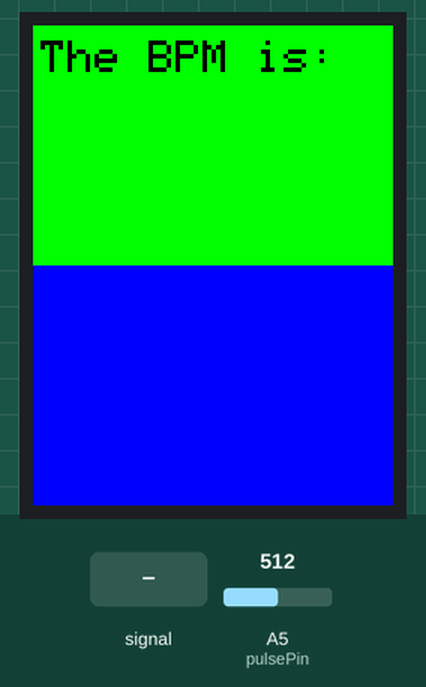
Bench run of a sketch on a simulated Arduino Uno, built with avr-gcc and run on an emulated ATmega328P. Shown: 240×320 colour display. The inputs (shaded band) are chosen by the test bench; at power-on: A5 (pulsePin) = 512. What the sketch prints to the serial monitor is not drawn.

Above: at 1.4 s.
1.5 s: A5 (pulsePin) fed a 200 Hz sine of ±81 counts around its level
At 2.8 s:
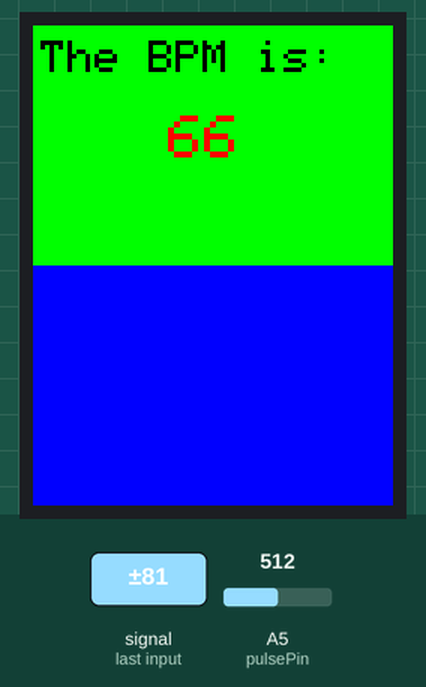
4.4 s: A5 (pulsePin) fed a 2 Hz sine of ±306 counts around its level
At 5.27 s:
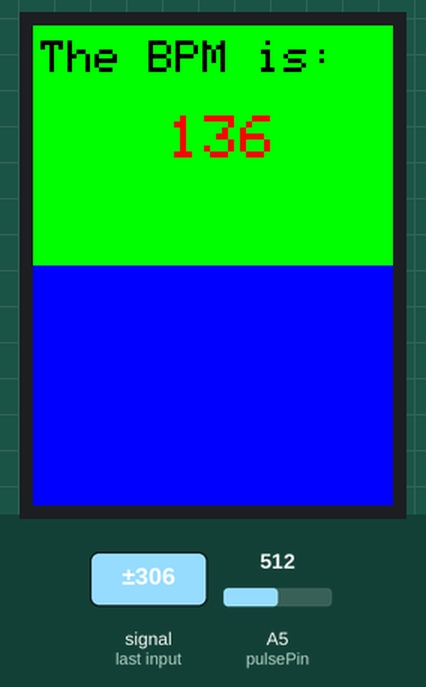
7.0 s: A5 (pulsePin) set to 900
At 10.9 s:
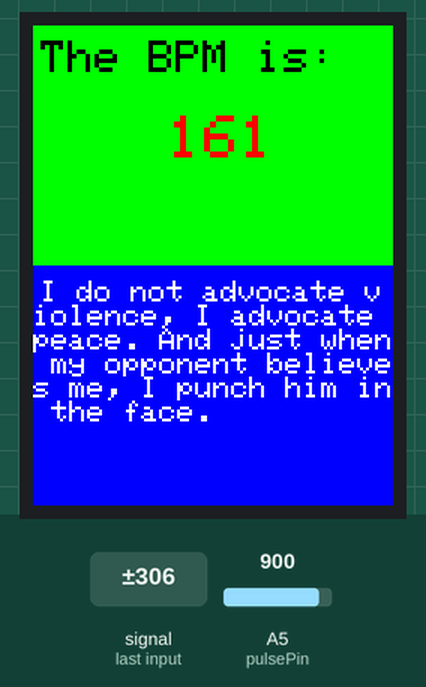
Timing chart, 0 to 12.4 s (numbered marks = the images above; inputs shaded):
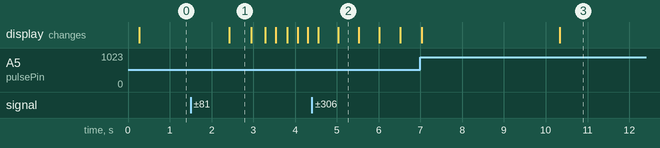

The sketch:

Pulse_sensor_with_TFT.ino
```cpp
#define LCD_CS A3 // Chip Select goes to Analog 3
#define LCD_CD A2 // Command/Data goes to Analog 2
#define LCD_WR A1 // LCD Write goes to Analog 1
#define LCD_RD A0 // LCD Read goes to Analog 0
#define LCD_RESET A4 // Can alternately just connect to Arduino's reset pin

#include <SPI.h>          // f.k. for Arduino-1.5.2
#include "Adafruit_GFX.h"// Hardware-specific library
#include <MCUFRIEND_kbv.h>
MCUFRIEND_kbv tft;
//#include <Adafruit_TFTLCD.h>
//Adafruit_TFTLCD tft(LCD_CS, LCD_CD, LCD_WR, LCD_RD, LCD_RESET);

// Assign human-readable names to some common 16-bit color values:
#define  BLACK   0x0000
#define BLUE    0x001F
#define RED     0xF800
#define GREEN   0x07E0
#define CYAN    0x07FF
#define MAGENTA 0xF81F
#define YELLOW  0xFFE0
#define WHITE   0xFFFF

#ifndef min
#define min(a, b) (((a) < (b)) ? (a) : (b))
#endif

//  Variables
int pulsePin = A5;                 // Pulse Sensor purple wire connected to analog pin 0


// Volatile Variables, used in the interrupt service routine!
volatile int BPM;                   // int that holds raw Analog in 0. updated every 2mS
volatile int Signal;                // holds the incoming raw data
volatile int IBI = 600;             // int that holds the time interval between beats! Must be seeded!
volatile boolean Pulse = false;     // "True" when User's live heartbeat is detected. "False" when not a "live beat".
volatile boolean QS = false;        // becomes true when Arduoino finds a beat.

// Regards Serial OutPut  -- Set This Up to your needs
static boolean serialVisual = true;   // Set to 'false' by Default.  Re-set to 'true' to see Arduino Serial Monitor ASCII Visual Pulse

volatile int rate[10];                      // array to hold last ten IBI values
volatile unsigned long sampleCounter = 0;          // used to determine pulse timing
volatile unsigned long lastBeatTime = 0;           // used to find IBI
volatile int P = 512;                      // used to find peak in pulse wave, seeded
volatile int T = 512;                     // used to find trough in pulse wave, seeded
volatile int thresh = 525;                // used to find instant moment of heart beat, seeded
volatile int amp = 100;                   // used to hold amplitude of pulse waveform, seeded
volatile boolean firstBeat = true;        // used to seed rate array so we startup with reasonable BPM
volatile boolean secondBeat = false;      // used to seed rate array so we startup with reasonable BPM

//Motivation
const char string_0[] PROGMEM = "I do not advocate violence, I advocate peace. And just when my opponent believes me, I punch him in the face.";   // "String 0" etc are strings to store - change to suit.
const char string_1[] PROGMEM = "If plan A doesn't  work, the alphabet has 25 more letters - 204 if you're in Japan.";
const char string_2[] PROGMEM = "Just remember if we get caught, you're deaf and I don't speak English";
const char string_3[] PROGMEM = "Worrying is literally betting against yourself";
const char string_4[] PROGMEM = "Nothing can dim the light which shines from within";
const char string_5[] PROGMEM = "Cheese - Milk's leap towards immortality";
const char string_6[] PROGMEM = "Sometimes, we survive by forgetting";
const char string_7[] PROGMEM = "Am I the only one who calculates how much sleep I can get before going to bed";
const char string_8[] PROGMEM = "That moment when you miss one step on the stairs, and you think you're about to die";
const char string_9[] PROGMEM = "Whatever you do make sure you do it for you";
// Then set up a table to refer to your strings.

const char* const string_table[] PROGMEM = {string_0, string_1, string_2, string_3, string_4, string_5, string_6, string_7, string_8, string_9};

char buffer[150];    // make sure this is large enough for the largest string it must hold
int i = 0;
unsigned long previousMillis;
unsigned long currentMillis;


void setup()
{
  Serial.begin(115200);             // we agree to talk fast!
  interruptSetup();                 // sets up to read Pulse Sensor signal every 2mS
  // IF YOU ARE POWERING The Pulse Sensor AT VOLTAGE LESS THAN THE BOARD VOLTAGE,
  // UN-COMMENT THE NEXT LINE AND APPLY THAT VOLTAGE TO THE A-REF PIN
  //   analogReference(EXTERNAL);
  uint32_t when = millis();
  //    while (!Serial) ;   //hangs a Leonardo until you connect a Serial
  if (!Serial) delay(5000);           //allow some time for Leonardo
  Serial.println("Serial took " + String((millis() - when)) + "ms to start");
  //    tft.reset();                 //hardware reset
  uint16_t ID = tft.readID(); //
  Serial.print("ID = 0x");
  Serial.println(ID, HEX);
  if (ID == 0xD3D3) ID = 0x9481; // write-only shield
  //    ID = 0x9329;                             // force ID
  tft.begin(ID);
  tft.fillScreen(GREEN);
  tft.fillRect(0, 160, 240, 160, BLUE); //Clear lower half of screen
  tft.setCursor(5, 10);
  tft.setTextColor(BLACK);    tft.setTextSize(3);
  tft.print("The BPM is: ");
  previousMillis = millis();
}


//  Where the Magic Happens
void loop()
{
  serialOutput();

  if (QS == true) // A Heartbeat Was Found
  {
    // BPM and IBI have been Determined
    // Quantified Self "QS" true when arduino finds a heartbeat
    //fadeRate = 255; // Makes the LED Fade Effect Happen, Set 'fadeRate' Variable to 255 to fade LED with pulse
    serialOutputWhenBeatHappens(); // A Beat Happened, Output that to serial.
    QS = false; // reset the Quantified Self flag for next time
  }

  //ledFadeToBeat(); // Makes the LED Fade Effect Happen
  delay(20); //  take a break
  currentMillis = millis();
  if (currentMillis - previousMillis > 10000) {
    strcpy_P(buffer, (char*)pgm_read_word(&(string_table[i])));
    tft.setTextSize(2);
    tft.setTextColor(WHITE);
    tft.fillRect(0, 160, 240, 160, BLUE); //Clear lower half of screen
    tft.setCursor(5, 170); //Set cursor to start of lower half
    tft.println(buffer); //Some motivational shit here
    previousMillis = currentMillis;
    i=i+1;
    if (i == 10) {
      i = 0;
    }
    Serial.println(i);
    delay(1000);
  }

}


void interruptSetup()
{
  // Initializes Timer2 to throw an interrupt every 2mS.
  TCCR2A = 0x02;     // DISABLE PWM ON DIGITAL PINS 3 AND 11, AND GO INTO CTC MODE
  TCCR2B = 0x06;     // DON'T FORCE COMPARE, 256 PRESCALER
  OCR2A = 0X7C;      // SET THE TOP OF THE COUNT TO 124 FOR 500Hz SAMPLE RATE
  TIMSK2 = 0x02;     // ENABLE INTERRUPT ON MATCH BETWEEN TIMER2 AND OCR2A
  sei();             // MAKE SURE GLOBAL INTERRUPTS ARE ENABLED
}

void serialOutput()
{ // Decide How To Output Serial.
  if (serialVisual == true)
  {
    arduinoSerialMonitorVisual('-', Signal);   // goes to function that makes Serial Monitor Visualizer
  }
  else
  {
    sendDataToSerial('S', Signal);     // goes to sendDataToSerial function
  }
}

void serialOutputWhenBeatHappens()
{
  if (serialVisual == true) //  Code to Make the Serial Monitor Visualizer Work
  {
    Serial.print("*** Heart-Beat Happened *** ");  //ASCII Art Madness
    Serial.print("BPM: ");
    Serial.println(BPM);
    //tft.fillScreen(BLACK);

    tft.fillRect(90, 60, 80, 80, GREEN);
    tft.setCursor(90, 60);
    tft.setTextSize(4);
    tft.setTextColor(RED);
    //tft.print("the BPM is: ");
    tft.println(BPM);


  }
  else
  {
    sendDataToSerial('B', BPM);  // send heart rate with a 'B' prefix
    sendDataToSerial('Q', IBI);  // send time between beats with a 'Q' prefix
  }
}

void arduinoSerialMonitorVisual(char symbol, int data )
{
  const int sensorMin = 0;      // sensor minimum, discovered through experiment
  const int sensorMax = 1024;    // sensor maximum, discovered through experiment
  int sensorReading = data; // map the sensor range to a range of 12 options:
  int range = map(sensorReading, sensorMin, sensorMax, 0, 11);
  // do something different depending on the
  // range value:
  switch (range)
  {
    case 0:
      Serial.println("");     /////ASCII Art Madness
      break;
    case 1:
      Serial.println("---");
      break;
    case 2:
      Serial.println("------");
      break;
    case 3:
      Serial.println("---------");
      break;
    case 4:
      Serial.println("------------");
      break;
    case 5:
      Serial.println("--------------|-");
      break;
    case 6:
      Serial.println("--------------|---");
      break;
    case 7:
      Serial.println("--------------|-------");
      break;
    case 8:
      Serial.println("--------------|----------");
      break;
    case 9:
      Serial.println("--------------|----------------");
      break;
    case 10:
      Serial.println("--------------|-------------------");
      break;
    case 11:
      Serial.println("--------------|-----------------------");
      break;
  }
}


void sendDataToSerial(char symbol, int data )
{
  Serial.print(symbol);
  Serial.println(data);
}

ISR(TIMER2_COMPA_vect) //triggered when Timer2 counts to 124
{
  cli();                                      // disable interrupts while we do this
  Signal = analogRead(pulsePin);              // read the Pulse Sensor
  sampleCounter += 2;                         // keep track of the time in mS with this variable
  int N = sampleCounter - lastBeatTime;       // monitor the time since the last beat to avoid noise
  //  find the peak and trough of the pulse wave
  if (Signal < thresh && N > (IBI / 5) * 3) // avoid dichrotic noise by waiting 3/5 of last IBI
  {
    if (Signal < T) // T is the trough
    {
      T = Signal; // keep track of lowest point in pulse wave
    }
  }

  if (Signal > thresh && Signal > P)
  { // thresh condition helps avoid noise
    P = Signal;                             // P is the peak
  }                                        // keep track of highest point in pulse wave

  //  NOW IT'S TIME TO LOOK FOR THE HEART BEAT
  // signal surges up in value every time there is a pulse
  if (N > 250)
  { // avoid high frequency noise
    if ( (Signal > thresh) && (Pulse == false) && (N > (IBI / 5) * 3) )
    {
      Pulse = true;                               // set the Pulse flag when we think there is a pulse
      //digitalWrite(blinkPin, HIGH);               // turn on pin 13 LED
      IBI = sampleCounter - lastBeatTime;         // measure time between beats in mS
      lastBeatTime = sampleCounter;               // keep track of time for next pulse

      if (secondBeat)
      { // if this is the second beat, if secondBeat == TRUE
        secondBeat = false;                  // clear secondBeat flag
        for (int i = 0; i <= 9; i++) // seed the running total to get a realisitic BPM at startup
        {
          rate[i] = IBI;
        }
      }

      if (firstBeat) // if it's the first time we found a beat, if firstBeat == TRUE
      {
        firstBeat = false;                   // clear firstBeat flag
        secondBeat = true;                   // set the second beat flag
        sei();                               // enable interrupts again
        return;                              // IBI value is unreliable so discard it
      }
      // keep a running total of the last 10 IBI values
      word runningTotal = 0;                  // clear the runningTotal variable

      for (int i = 0; i <= 8; i++)
      { // shift data in the rate array
        rate[i] = rate[i + 1];                // and drop the oldest IBI value
        runningTotal += rate[i];              // add up the 9 oldest IBI values
      }

      rate[9] = IBI;                          // add the latest IBI to the rate array
      runningTotal += rate[9];                // add the latest IBI to runningTotal
      runningTotal /= 10;                     // average the last 10 IBI values
      BPM = 60000 / runningTotal;             // how many beats can fit into a minute? that's BPM!
      QS = true;                              // set Quantified Self flag
      // QS FLAG IS NOT CLEARED INSIDE THIS ISR
    }
  }

  if (Signal < thresh && Pulse == true)
  { // when the values are going down, the beat is over
    //digitalWrite(blinkPin, LOW);           // turn off pin 13 LED
    Pulse = false;                         // reset the Pulse flag so we can do it again
    amp = P - T;                           // get amplitude of the pulse wave
    thresh = amp / 2 + T;                  // set thresh at 50% of the amplitude
    P = thresh;                            // reset these for next time
    T = thresh;
  }

  if (N > 2500)
  { // if 2.5 seconds go by without a beat
    thresh = 512;                          // set thresh default
    P = 512;                               // set P default
    T = 512;                               // set T default
    lastBeatTime = sampleCounter;          // bring the lastBeatTime up to date
    firstBeat = true;                      // set these to avoid noise
    secondBeat = false;                    // when we get the heartbeat back
  }

  sei();                                   // enable interrupts when youre done!
}// end isr
```

Measured:
- after the input at 1.5 s, the display: changes after 0.92 s (image 1)
- what the display in image 1 shows lasts 0.6 s, from 2.4 s to 3.0 s
